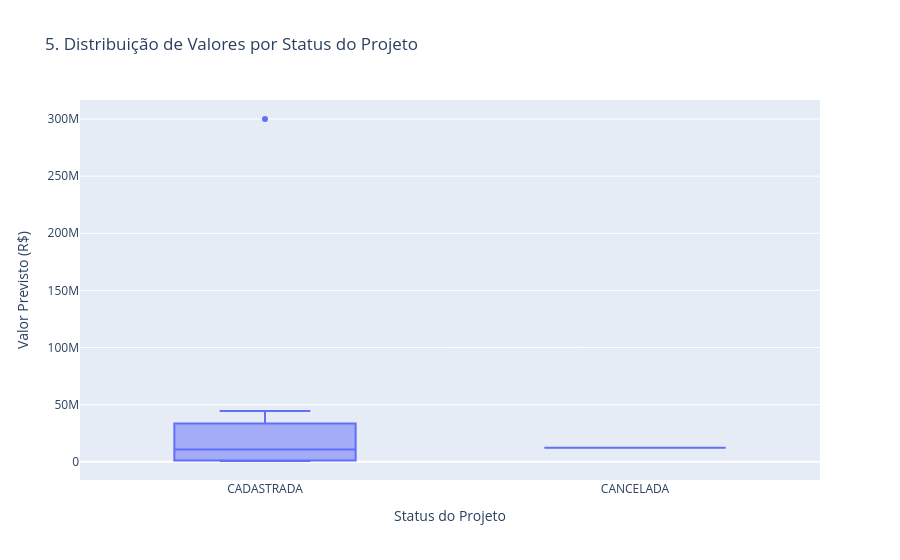
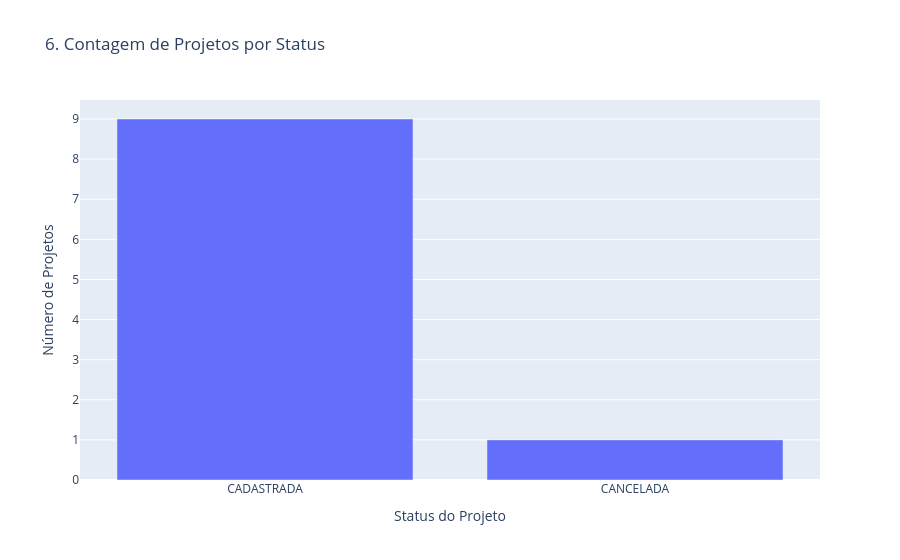

The cell these charts' notebook holds for them, in order:
### Markdown cell above
### 7.4 - Análises Categóricas

Objetivo: Comparar a distribuição de valores entre diferentes categorias (ex: Status).

### Code cell
# Box Plot: Comparação de Valores por Status
fig_box = px.box(df_clean, x='status', y='valor_total_previsto',
                 title='5. Distribuição de Valores por Status do Projeto',
                 labels={'valor_total_previsto': 'Valor Previsto (R$)', 'status': 'Status do Projeto'})

fig_box.write_image("visualizacoes/05_box_status.png")
fig_box.show()

# Gráfico de Barras: Contagem de Projetos por Status
status_counts = df_clean['status'].value_counts().reset_index()
fig_status_bar = px.bar(status_counts, x='status', y='count',
                        title='6. Contagem de Projetos por Status',
                        labels={'count': 'Número de Projetos', 'status': 'Status do Projeto'})

fig_status_bar.write_image("visualizacoes/06_contagem_status.png")
fig_status_bar.show()

### Figure 1 — Plotly figure (JSON) as saved in the notebook; plotly's stock layout.template omitted (floating-point values rounded to 4 significant figures)
{"data": [{"alignmentgroup": "True", "hovertemplate": "Status do Projeto=%{x}<br>Valor Previsto (R$)=%{y}<extra></extra>", "legendgroup": "", "marker": {"color": "#636efa"}, "name": "", "notched": false, "offsetgroup": "", "orientation": "v", "showlegend": false, "type": "box", "x": ["CADASTRADA", "CANCELADA", "CADASTRADA", "CADASTRADA", "CADASTRADA", "CADASTRADA", "CADASTRADA", "CADASTRADA", "CADASTRADA", "CADASTRADA"], "x0": " ", "xaxis": "x", "y": [44460000.0, 12320000.0, 1177000.0, 10800000.0, 928100.0, 300000000.0, 30000000.0, 30000000.0, 700000.0, 3300000.0], "y0": " ", "yaxis": "y"}], "layout": {"boxmode": "group", "legend": {"tracegroupgap": 0}, "title": {"text": "5. Distribuição de Valores por Status do Projeto"}, "xaxis": {"anchor": "y", "domain": [0, 1], "title": {"text": "Status do Projeto"}}, "yaxis": {"anchor": "x", "domain": [0, 1], "title": {"text": "Valor Previsto (R$)"}}}}

### Figure 2 — Plotly figure (JSON) as saved in the notebook; plotly's stock layout.template omitted (floating-point values rounded to 4 significant figures)
{"data": [{"hovertemplate": "Status do Projeto=%{x}<br>Número de Projetos=%{y}<extra></extra>", "legendgroup": "", "marker": {"color": "#636efa", "pattern": {"shape": ""}}, "name": "", "orientation": "v", "showlegend": false, "textposition": "auto", "type": "bar", "x": ["CADASTRADA", "CANCELADA"], "xaxis": "x", "y": [9, 1], "yaxis": "y"}], "layout": {"barmode": "relative", "legend": {"tracegroupgap": 0}, "title": {"text": "6. Contagem de Projetos por Status"}, "xaxis": {"anchor": "y", "domain": [0, 1], "title": {"text": "Status do Projeto"}}, "yaxis": {"anchor": "x", "domain": [0, 1], "title": {"text": "Número de Projetos"}}}}
